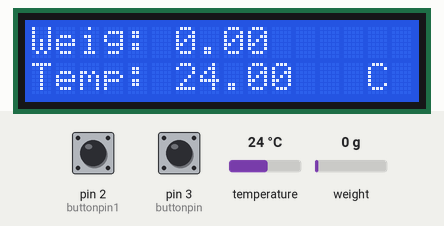
Simulated run of this sketch. Board: Arduino Uno, built with avr-gcc and run on an emulated ATmega328P. On the bench: 16×2 character LCD. Inputs (shaded band) come from the test bench; at power-on: pin 3 (buttonpin) LOW, pin 2 (buttonpin1) LOW, temperature 24 °C, weight on the scale 0 g. What the sketch prints to the serial monitor is not drawn.

Above: at 7.8 s.
7.9 s: pin 3 (buttonpin) pulled HIGH for 0.15 s
At 9.5 s:
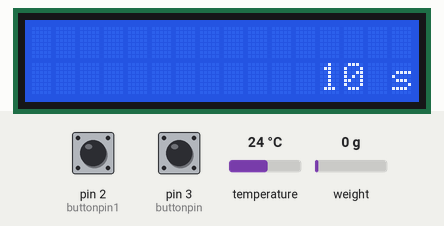
12.5 s: pin 2 (buttonpin1) pulled HIGH for 0.15 s
At 13.8 s:
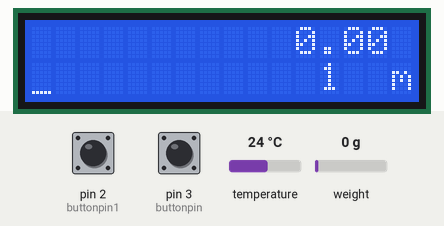
14.1 s: pin 2 (buttonpin1) pulled HIGH for 1 s
At 15.5 s:
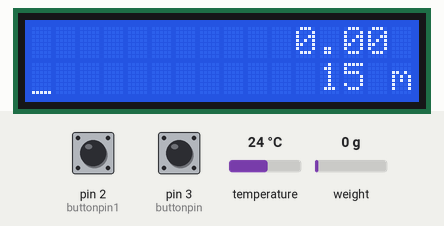
16.6 s: pin 3 (buttonpin) pulled HIGH for 1 s
At 18.1 s:
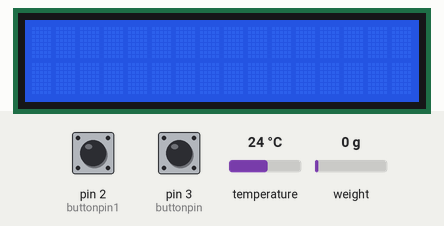
21.0 s: pin 3 (buttonpin) pulled HIGH for 0.15 s
At 21.7 s:
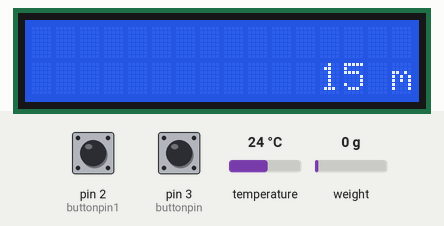
22.6 s: pin 2 (buttonpin1) pulsed HIGH 2 times (0.12 s each, 0.3 s apart)
At 25.4 s:
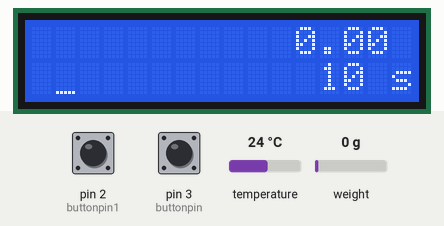
Timing chart, 0 to 26.9 s (numbered marks = the images above; inputs shaded):
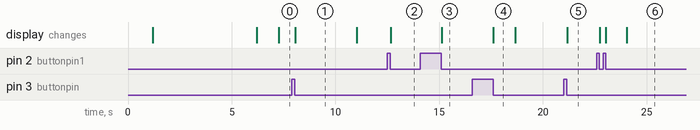

Measured:
- after the input at 7.9 s, the display: changes after 0.17 s (image 1)
- after the input at 12.5 s, the display: changes after 0.17 s (image 2)
- after the input at 14.1 s, the display: changes after 1.0 s (image 3)
- after the input at 16.6 s, the display: changes after 1.0 s (image 4)
- after the input at 21.0 s, the display: changes after 0.17 s (image 5)
- after the input at 22.6 s, the display: first changes after 0.14 s (image 6 shows a later state)
- what the display in image 1 shows lasts 2.9 s, from 8.1 s to 11.0 s

The sketch:

weight-meter.ino
```cpp
#include <OneWire.h>            //драйвер для датчиков темп DS
#include "HX711.h"              //драйвер для преобразователя тензодатчиков
//#include <SimpleTimer.h>
#include <Wire.h>               //для преобразователя i2c на LCD1602
#include <LiquidCrystal_I2C.h>  //библиотека для LCD1602

OneWire  ds(4);                 //Пин шины OneWire для темп. датчика

HX711 scale(A1, A0);            // Пины для преобразователя тензодатчиков

LiquidCrystal_I2C lcd(0x27,16,2);  // Устанавливаем дисплей

float calibration_factor = -0.81;          // калибровка для тензодатчиков
float units;                               // АЦП данные датчика
float ounces;                              // Данные в КГ
int weight;                                // Отмасштабированные данные для графика (0 - 16)
long h711_1;
int mode = 0;                              // Режим для красной кнопки (0 - вес и темпер; 1 - вес и график
int moderef = 0;                           // Режим для желтой кнопки (время обновления графика в режиме 1)
int buttonpin = 3;                         // Красная кнопка
int buttonpin1 = 2;                        // Желтая кнопка
int count_button = 0;                      // Счетчик для красной кнопки
int count_button1 = 0;                     // Счетчик для желтой кнопки
int graph0;                                // Шкала графика для 0-й строки
int graph1;                                // Шкала графика для 1-й строки
int x;                                     // Счетчик позиции каретки
int i;                                     // Для смещения значений массива (цикл for)
int b;
int colx[12] = {0, 1, 2, 3, 4, 5, 6, 7, 8, 9, 10, 11};  // Массив колонки 0 - 11
int agraph0[12];                                        // Массив шкалы 0-й строки с памятью в 12 значений
int agraph1[12];                                        // Массив шкалы 1-й строки с памятью в 12 значений
unsigned long tmr;                                      // Таймер
unsigned long reftmr;                                   // Таймер обновления графика
unsigned long tmr1;

byte ic;                                                // темпер
byte datat[12];
byte addrt[8];
float celsius;


//Символы для графиков

byte char1[8] = {
  B00000, B00000, B00000, B00000, B00000, B00000, B00000, B11111,
};

byte char2[8] = {
  B00000, B00000, B00000, B00000, B00000, B00000, B11111, B11111,
};

byte char3[8] = {
  B00000, B00000, B00000, B00000, B00000, B11111, B11111, B11111,
};

byte char4[8] = {
  B00000, B00000, B00000, B00000, B11111, B11111, B11111, B11111,
};

byte char5[8] = {
  B00000, B00000, B00000, B11111, B11111, B11111, B11111, B11111,
};

byte char6[8] = {
  B00000, B00000, B11111, B11111, B11111, B11111, B11111, B11111,
};

byte char7[8] = {
  B00000, B11111, B11111, B11111, B11111, B11111, B11111, B11111,
};

byte char8[8] = {
  B11111, B11111, B11111, B11111, B11111, B11111, B11111, B11111,
};


void setup(void)
{
  Serial.begin(9600);
                                             //Тензодатчики
  scale.set_scale();
  scale.tare();                              //Сбрасываем на 0 для установки тары
  scale.set_scale(calibration_factor);       //Применяем калибровку
                                             //Тип сигналов кнопок
  pinMode (buttonpin, INPUT);
  pinMode (buttonpin1, INPUT);
                                             //Параметры LCD экрана
  lcd.init();
  lcd.begin(16,2);
  lcd.backlight();
  lcd.createChar(1, char1);
  lcd.createChar(2, char2);
  lcd.createChar(3, char3);
  lcd.createChar(4, char4);
  lcd.createChar(5, char5);
  lcd.createChar(6, char6);
  lcd.createChar(7, char7);
  lcd.createChar(8, char8);

  lcd.setCursor(0, 0);
  lcd.print("Weight meter v.1");

  lcd.setCursor(0, 1);
  lcd.print("diy");
  delay(5000);
  lcd.clear();

}

void loop()
{

//Переключение режимов кнопкой
if (count_button == 0 && digitalRead(buttonpin) == HIGH) count_button = 1;
if (count_button == 1 && digitalRead(buttonpin) == LOW)
  {
    mode++;
    if (mode == 2) mode = 0;
    count_button = 0;
    lcd.clear();
  }


switch (mode)
  {
    case 0: // Режим 0
    if (millis()-tmr > 2000)
     {
      tmr = millis();

      for(int i = 0;i < 10; i ++) units =+ scale.get_units(), 10;   // усредняем показания считав 10 раз
      units / 10;                                                   // делим на 10
      if (units < 0)
      {
        units = 0.00;
      }
      ounces = units * 0.035274;

// Работа с датчиком температуры
      ds.search(addrt);

      ds.reset();
      ds.select(addrt);
      ds.write(0x44, 1);                                          // команда на измерение температуры

    //delay(1000);

      ds.reset();
      ds.select(addrt);
      ds.write(0xBE);                                             // команда на начало чтения измеренной температуры

                                    // считываем показания температуры из внутренней памяти датчика
      for ( ic = 0; ic < 9; ic++)
        {
          datat[ic] = ds.read();
        }

      int16_t raw = (datat[1] << 8) | datat[0];
      byte cfg = (datat[4] & 0x60);   // датчик может быть настроен на разную точность, выясняем её
      if (cfg == 0x00) raw = raw & ~7; // точность 9-разрядов, 93,75 мс
        else if (cfg == 0x20) raw = raw & ~3; // точность 10-разрядов, 187,5 мс
          else if (cfg == 0x40) raw = raw & ~1; // точность 11-разрядов, 375 мс

      celsius = (float)raw / 16.0;  // преобразование показаний датчика в градусы Цельсия

//Вывод данных на экран
      lcd.setCursor(0, 0);
      lcd.print("Weig: ");

      lcd.setCursor(0, 1);
      lcd.print("Temp: ");

      lcd.setCursor(6, 0);
      lcd.print(ounces);
      //lcd.setCursor(14, 0);
      //lcd.print("kg");

      lcd.setCursor(6, 1);
      lcd.print(celsius);
      lcd.setCursor(14, 1);
      lcd.print("C");
     }

    break;

    case 1: // Режим 1

      if (count_button1 == 0 && digitalRead(buttonpin1) == HIGH) count_button1 = 1;
      if (count_button1 == 1 && digitalRead(buttonpin1) == LOW)
        {
          moderef++;
          if (moderef == 4) moderef = 0;
          count_button1 = 0;
        }

      switch (moderef)
      {
        case 0:             //10 сек
        reftmr = 10000;
        break;

        case 1:             //60 сек
        reftmr = 60000;
        break;

        case 2:             //15 мин
        reftmr = 900000;
        break;

        case 3:             //60 мин
        reftmr = 3600000;
        break;
      }

                                    //масштабирование значения веса к графическому отображению
      weight = map (ounces, 0, 30000, 1, 16); // !!!!!!Динамически выставляемые пределы
      graph1 = weight;
                                    //определение и решение проблемы превышения графической шкалы в линии
      if (weight > 8)
        {
          graph1 = 8;
          graph0 = weight-8;
        }
      else
        {
          graph0 = 0;
        }
                                    //запись считанного значения с датчика в массив
      agraph0[x] = graph0;
      agraph1[x] = graph1;
                                    //отображение веса в режиме 1
      //lcd.setCursor(11, 0);
      //lcd.print(ounces);
      lcd.setCursor(12, 1);
      if (moderef == 0) lcd.print("10 s");    //отображение периода обновления графика
      if (moderef == 1) lcd.print("1  m");
      if (moderef == 2) lcd.print("15 m");
      if (moderef == 3) lcd.print("60 m");

      if (millis()-tmr1 > reftmr)
        {
          tmr1 = millis();

          for(int i = 0;i < 10; i ++) units =+ scale.get_units(), 10;   // усредняем показания считав 10 раз
          units / 10;                                                   // делим на 10
          if (units < 0)
            {
              units = 0.00;
            }
          ounces = units * 0.035274;

          lcd.setCursor(11, 0);
          lcd.print(ounces);

          if (x >= 11)
            {
              for (i = 0; i < 11 ; i++)
                {
                  agraph0[i] = agraph0[i+1];
                  agraph1[i] = agraph1[i+1];
                  lcd.setCursor(colx[i], 1);
                  lcd.write(agraph1[i]);

                  if (agraph0[i] > 0)
                    {
                      lcd.setCursor(colx[i], 0);
                      lcd.write(agraph0[i]);
                    }
                  else
                    {
                      lcd.setCursor(colx[i], 0);
                      lcd.print(" ");
                    }
                }
            }
          else
            {
              lcd.setCursor(colx[x], 1);
              lcd.write(agraph1[x]);

              if (agraph0[x] > 0)
                {
                  lcd.setCursor(colx[x], 0);
                  lcd.write(agraph0[x]);
                }
              else
                {
                  lcd.setCursor(colx[x], 0);
                  lcd.print(" ");
                }
              x++;
            }
        }
    break;

  }

 Serial.print("Weight = ");
 Serial.print(ounces, 1);
}
```
